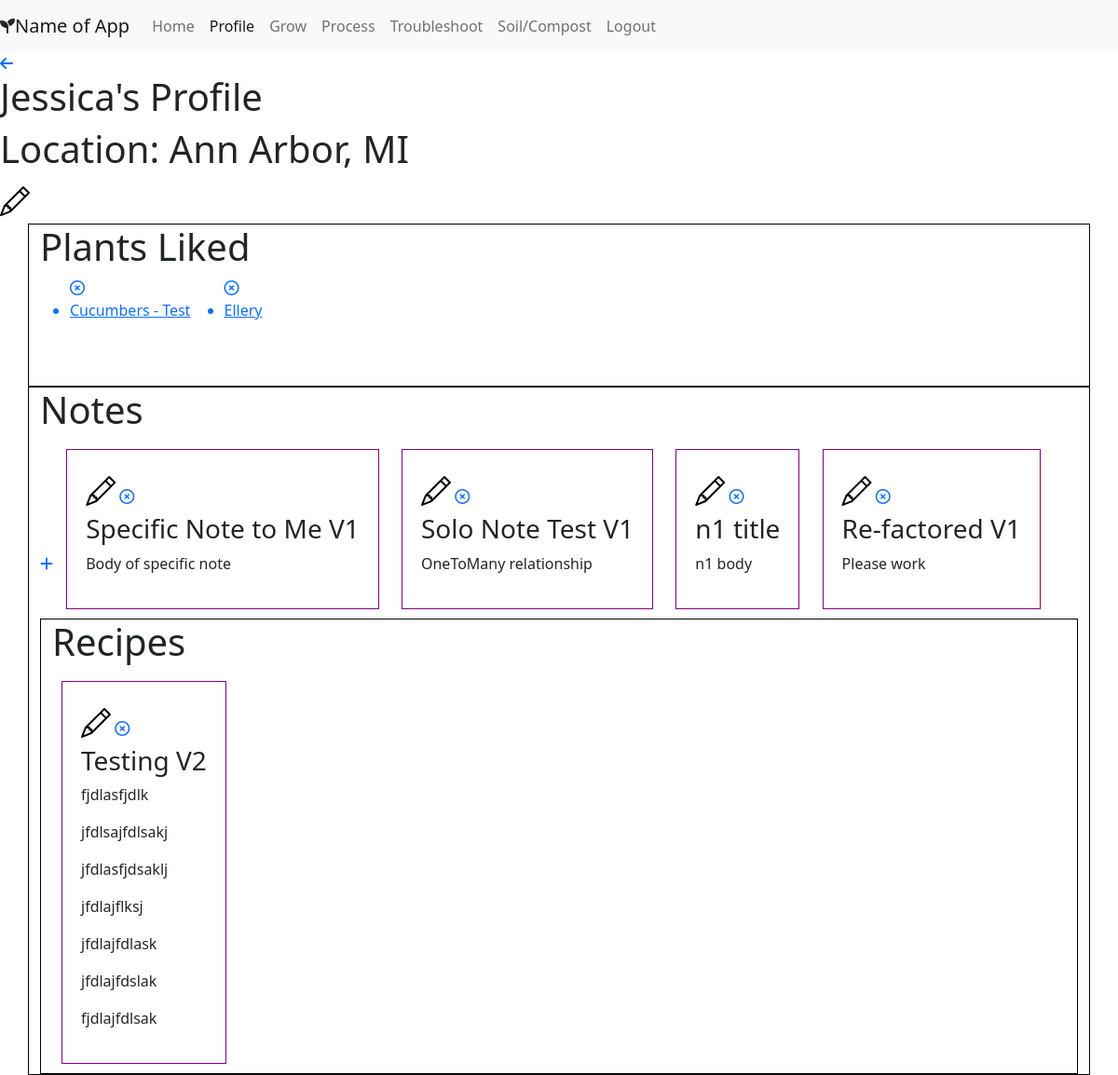
The app's page /profile/1 (signed in), older data.
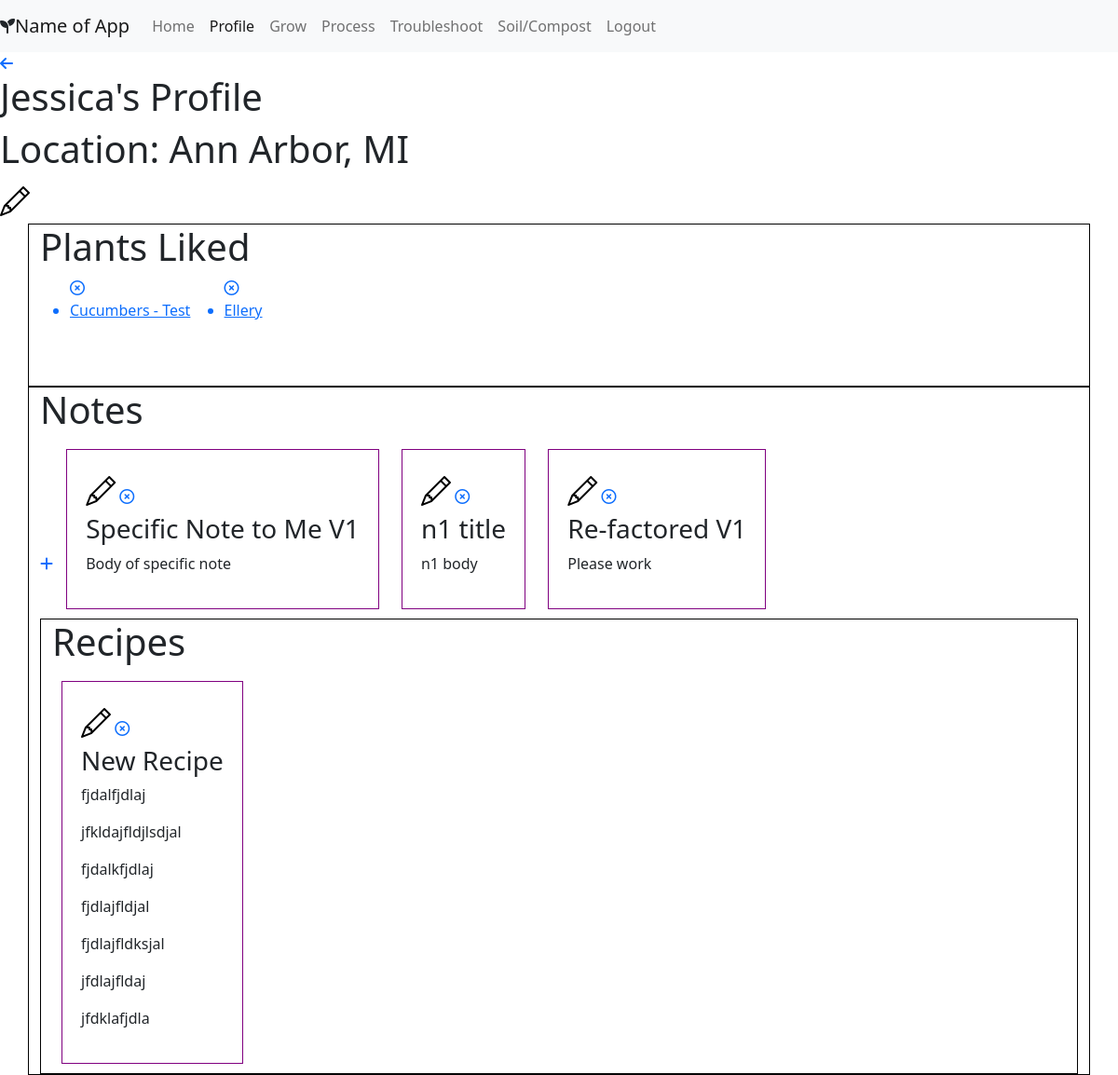
The same page, newer data.
### portfolio/models.py (models this page shows, shortened)
class Plant(models.Model):
    users_like = models.ManyToManyField(User, related_name = "plants_liked")
    category = models.CharField(max_length = 45)
    name = models.CharField(max_length = 45)
    plant_pic = models.ImageField(upload_to=None, height_field=None, width_field=None, max_length=100, blank=True, null=True)
    latin_name = models.CharField(max_length = 45, null=True)
    sun = models.CharField(max_length = 45, null=True)
    water = models.CharField(max_length = 255, null=True)
    spacing = models.CharField(max_length = 45, null=True)
    height_width = models.CharField(max_length = 45, null=True)
    days_to_harvest = models.CharField(max_length = 45, null=True)
    pH = models.CharField(max_length = 45, null=True)
    planting = models.TextField(null = True)
    family=models.CharField(max_length = 45, null=True)
    soil_reqs = models.TextField(null = True)
    companion_plants = models.TextField(null = True)
    dont_plant_near = models.TextField(null = True)
    pruning = models.TextField(null = True)
    harvesting = models.TextField(null = True)
    common_pests = models.TextField(null = True)
    medicinal_props = models.TextField(null = True)
    edibility = models.TextField(null = True)
    other_uses = models.TextField(null = True)
    specific_notes = models.TextField(null = True)
    created_at = models.DateTimeField(auto_now_add=True)
    updated_at = models.DateTimeField(auto_now=True)
    objects = PlantManager()

class Note(models.Model):
    title = models.CharField(max_length = 55, null=True)
    body = models.TextField(null=True)
    written_by = models.ForeignKey(User, related_name = "notes_written", on_delete=models.CASCADE, null=True)
    created_at = models.DateTimeField(auto_now_add=True)
    updated_at = models.DateTimeField(auto_now=True)
    objects = NoteManager()

class Recipe(models.Model):
    name = models.CharField(max_length = 45)
    written_by=models.ForeignKey(User, related_name="recipes_written", on_delete = models.CASCADE, null=True)
    source = models.CharField(max_length = 255)
    ingredients = models.TextField()
    supplies = models.TextField()
    total_yield = models.CharField(max_length = 45)
    active_time = models.CharField(max_length = 45)
    passive_time = models.CharField(max_length = 45)
    instructions = models.TextField()
    created_at = models.DateTimeField(auto_now_add=True)
    updated_at = models.DateTimeField(auto_now=True)
    objects = RecipeManager()

### portfolio/views.py (the view)
# urls.py: path('profile/<int:user_id>', views.profile),
def profile(request, user_id):
    if 'user_id' not in request.session:
        return redirect('/')
    context={
        'current_user' : User.objects.get(id = request.session['user_id']),
        'all_notes': Note.objects.all(),
        'all_recipes': Recipe.objects.all(),
        }
    return render(request, "profile.html", context)

### portfolio/templates/profile.html (shortened to what this page needs)
{% load static %}
<!DOCTYPE html>
<html lang="en">
<head>
    <link href="https://cdn.jsdelivr.net/npm/bootstrap@5.0.0-beta3/dist/css/bootstrap.min.css" rel="stylesheet"
>
    <link rel="stylesheet" href="https://cdn.jsdelivr.net/npm/bootstrap-icons@1.4.1/font/bootstrap-icons.css">
    <link rel="stylesheet" href="{% static 'css/styles.css' %}">
</head>
<body>
    <div>
        <nav class="navbar navbar-expand-lg navbar-light bg-light sticky-top">
            <i class="fas fa-seedling"></i><a class="navbar-brand" href="#"> Name of App</a>
            <div class="collapse navbar-collapse" id="navbarNavAltMarkup">
                <div class="navbar-nav">
                    <a class="nav-item nav-link" href="/home">Home</a>
                    <a class="nav-item nav-link active" href="/profile/{{current_user.id}}">Profile</a>
                    <a class="nav-item nav-link" href="/grow">Grow</a>
                    <a class="nav-item nav-link" href="/process">Process</a>
                    <a class="nav-item nav-link" href="#">Troubleshoot</a>
                    <a class="nav-item nav-link" href="/soil">Soil/Compost</a>
                    <a class="nav-item nav-link" href="/logout">Logout</a>
                </div>
            </div>
        </nav>
    </div>
    <a href="/home"><i class="fas fa-arrow-left"></i></a>
    <h1>{{current_user.first_name}}'s Profile</h1>
    <h1>Location: {{current_user.location}}</h1>
    <a href="/profile/{{current_user.id}}/edit"><i class="bi-pencil" style="font-size: 2rem; color: black"></i></a>
    <div class="container" style="min-height: 175px; border:1px solid black">
        <h1>Plants Liked</h1>
        {% for plant in current_user.plants_liked.all %}
        <ul style="display: inline-block;">
            <a href="/plant/{{plant.id}}/unlike_plant"><i class="far fa-times-circle"></i></a>
            <a href="/grow/details/{{plant.id}}">
                <li>{{plant.name}}</li>
            </a>
        </ul>
        {% endfor %}
    </div>
    <div class="container" style="min-height: 175px; border:1px solid black">
        <h1>Notes</h1>
        <a href="/note/new"><i class="fas fa-plus"></i></a>
        {% for note in current_user.notes_written.all %}
        <div class="container" style="width: fit-content; border:1px solid purple; padding: 20px; justify-content: left; display: inline-block; margin: 10px;">
            <a href="/note/{{note.id}}/edit"><i class="bi-pencil" style="font-size: 2rem; color: black"></i></a>
            <a href="/note/{{note.id}}/delete"><i class="far fa-times-circle"></i></a>
            <h3>{{note.title}}</h3>
            <p>{{note.body}}</p>
        </div>
        {% endfor %}
        <div class="container" style="min-height: 175px; border:1px solid black">
            <h1>Recipes</h1>
            {% for recipe in current_user.recipes_written.all %}
            <div class="container" style="width: fit-content; border:1px solid purple; padding: 20px; justify-content: left; display: inline-block; margin: 10px;">
                <a href="/recipe/{{recipe.id}}/edit"><i class="bi-pencil" style="font-size: 2rem; color: black"></i></a>
                <a href="/recipe/{{recipe.id}}/delete"><i class="far fa-times-circle"></i></a>
                <h3>{{recipe.name}}</h3>
                <p>{{recipe.source}}</p>
                <p>{{recipe.ingredients}}</p>
                <p>{{recipe.supplies}}</p>
                <p>{{recipe.total_yield}}</p>
                <p>{{recipe.active_time}}</p>
                <p>{{recipe.passive_time}}</p>
                <p>{{recipe.instructions}}</p>
            </div>
            {% endfor %}
        </div>
</body>
</html>

Row changes from the older to the newer data that the page shows:
removed Note: title "Solo Note Test V1", body "OneToMany relationship"
removed Recipe: name "Testing V2", source "fjdlasfjdlk", ingredients "jfdlsajfdlsakj", supplies "jfdlasfjdsaklj", total_yield "jfdlajflksj", active_time "jfdlajfdlask", passive_time "jfdlajfdslak", instructions "fjdlajfdlsak"
added Recipe: name "New Recipe", source "fjdalfjdlaj", ingredients "jfkldajfldjlsdjal", supplies "fjdalkfjdlaj", total_yield "fjdlajfldjal", active_time "fjdlajfldksjal", passive_time "jfdlajfldaj", instructions "jfdklafjdla"
